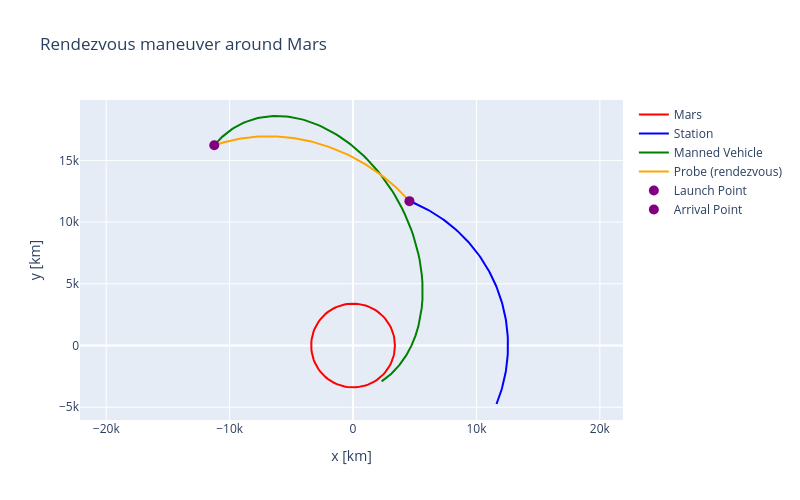

Write notebook code for a chart like this one.
### Markdown cell above
* Finally, the launch and arrival points of the probe

### Code cell
# Launch point
fig0.add_trace(go.Scatter(
    x=[posicion_lanzamiento[0]],
    y=[posicion_lanzamiento[1]],
    mode='markers',
    name='Launch Point',
    marker=dict(color='purple', size=10)
))

# Arrival point
fig0.add_trace(go.Scatter(
    x=[posicion_llegada[0]],
    y=[posicion_llegada[1]],
    mode='markers',
    name='Arrival Point',
    marker=dict(color='purple', size=10)
))
